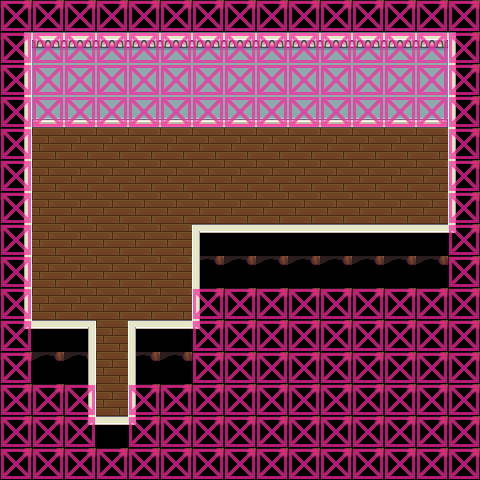

A level layout from a 2D game, rendered from its tile map. Below: a short description, then the map file with tile-grid data replaced by summaries:
An orthogonal 15x15 tile map with 32x32 px tiles, 7 tile layers (Ground, Ground, Fringe, Over, ...), 6 tilesets.

<map version="1.0" orientation="orthogonal" width="15" height="15" tilewidth="32" tileheight="32">
 <tileset firstgid="1" name="collision" tilewidth="32" tileheight="32">
  <image source="../../tiles/collision.png" width="64" height="32" />
 </tileset>
 <tileset firstgid="3" name="inside" tilewidth="32" tileheight="32">
  <image source="../../tiles/inside.png" width="320" height="320" />
 </tileset>
 <tileset firstgid="103" name="farming_fishing" tilewidth="32" tileheight="32">
  <image source="../../tiles/farming_fishing.png" width="640" height="640" />
 </tileset>
 <tileset firstgid="503" name="barrel" tilewidth="32" tileheight="64">
  <image source="../../tiles/barrel.png" width="128" height="64" />
 </tileset>
 <tileset firstgid="507" name="victoria" tilewidth="32" tileheight="32">
  <image source="../../tiles/victoria.png" width="352" height="160" />
 </tileset>
 <tileset firstgid="562" name="mountains" tilewidth="32" tileheight="32">
  <image source="../../tiles/mountains.png" width="384" height="288" />
 </tileset>
 <layer name="Ground" width="15" height="15">
  <data>[225 cells, 225 non-empty, 11 distinct tile ids]</data>
 </layer>
 <layer name="Ground" width="15" height="15">
  <data>[225 cells, 18 non-empty, 6 distinct tile ids]</data>
 </layer>
 <layer name="Fringe" width="15" height="15">
  <data>[225 cells, 0 non-empty, 0 distinct tile ids]</data>
 </layer>
 <layer name="Over" width="15" height="15">
  <data>[225 cells, 25 non-empty, 1 distinct tile ids]</data>
 </layer>
 <layer name="Over" width="15" height="15">
  <data>[225 cells, 21 non-empty, 7 distinct tile ids]</data>
 </layer>
 <layer name="Over" width="15" height="15">
  <data>[225 cells, 3 non-empty, 2 distinct tile ids]</data>
 </layer>
 <layer name="Collision" width="15" height="15">
  <data>[225 cells, 143 non-empty, 1 distinct tile ids]</data>
 </layer>
</map>